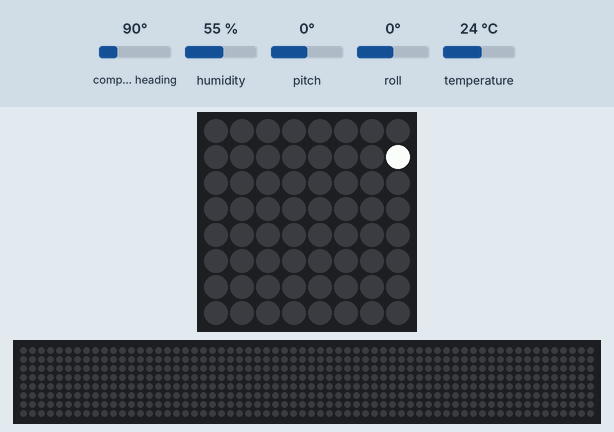
Recording of a program running on a simulated Raspberry Pi (BCM pin numbers) with a Sense HAT. Shown: the Sense HAT's 8×8 RGB LED matrix, a strip that is not on the board, showing the scrolling text unrolled. Inputs (shaded band) come from the test bench; at power-on: compass heading 90°, humidity 55 %, pitch 0°, roll 0°, temperature 24 °C. The 64×8 strip is a reading aid, not a part: it shows the text the matrix is scrolling, unrolled, one strip-width of it at a time; what the program prints to the terminal is not drawn. At 30.8 s the program stops and its outputs stay as they are.

Above: at 19.54 s.
At 20.85 s:
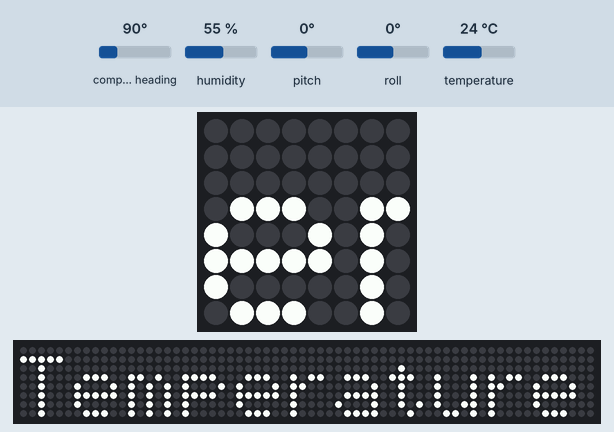
At 22.26 s:
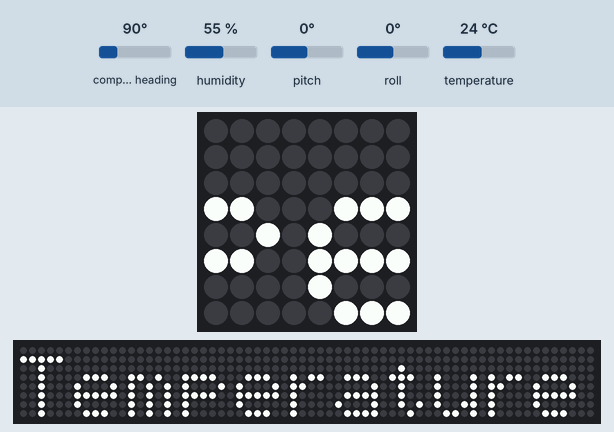
At 25.08 s:
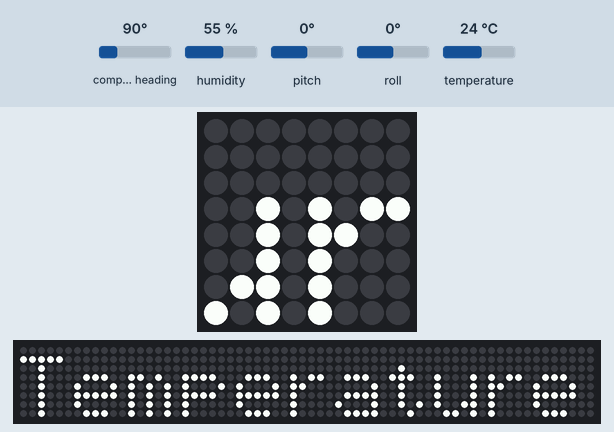
At 27.9 s:
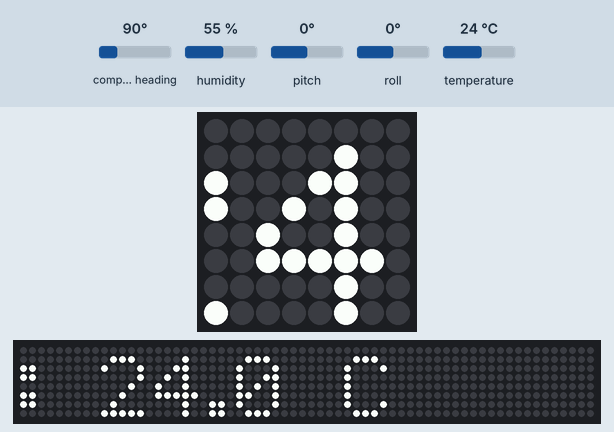
At 30.72 s:
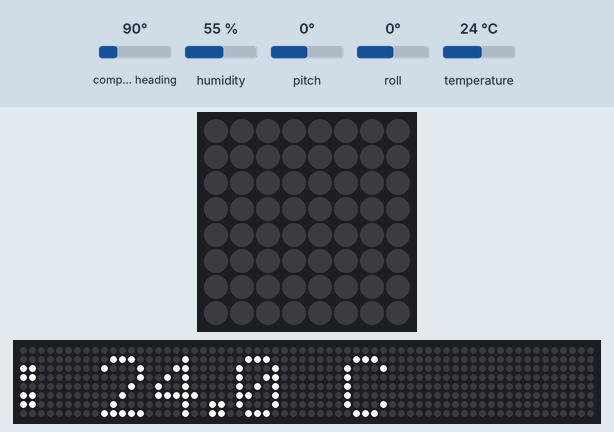

The program:

senseFunctions.py
```python
from sense_hat import SenseHat
from time import sleep

sense = SenseHat()

sense.set_imu_config(True,True,True)  # all functions on

orientation_rad = sense.get_orientation_radians()


direction = sense.orientation_radians
print("Direction: %s radians" % direction)


sense.show_message("Direction: %s radians" % direction, scroll_speed=.05)

temp = sense.get_temperature()
print("Temperature: %s C" % temp)
tempf = (9.0/5.0 * temp) + 32
print("Temperature: %s F" % tempf)

humidity = sense.get_humidity()


print("Humidity: %s %%rH" % humidity)

sense.show_message("Temperature: %s C" % temp)
```
